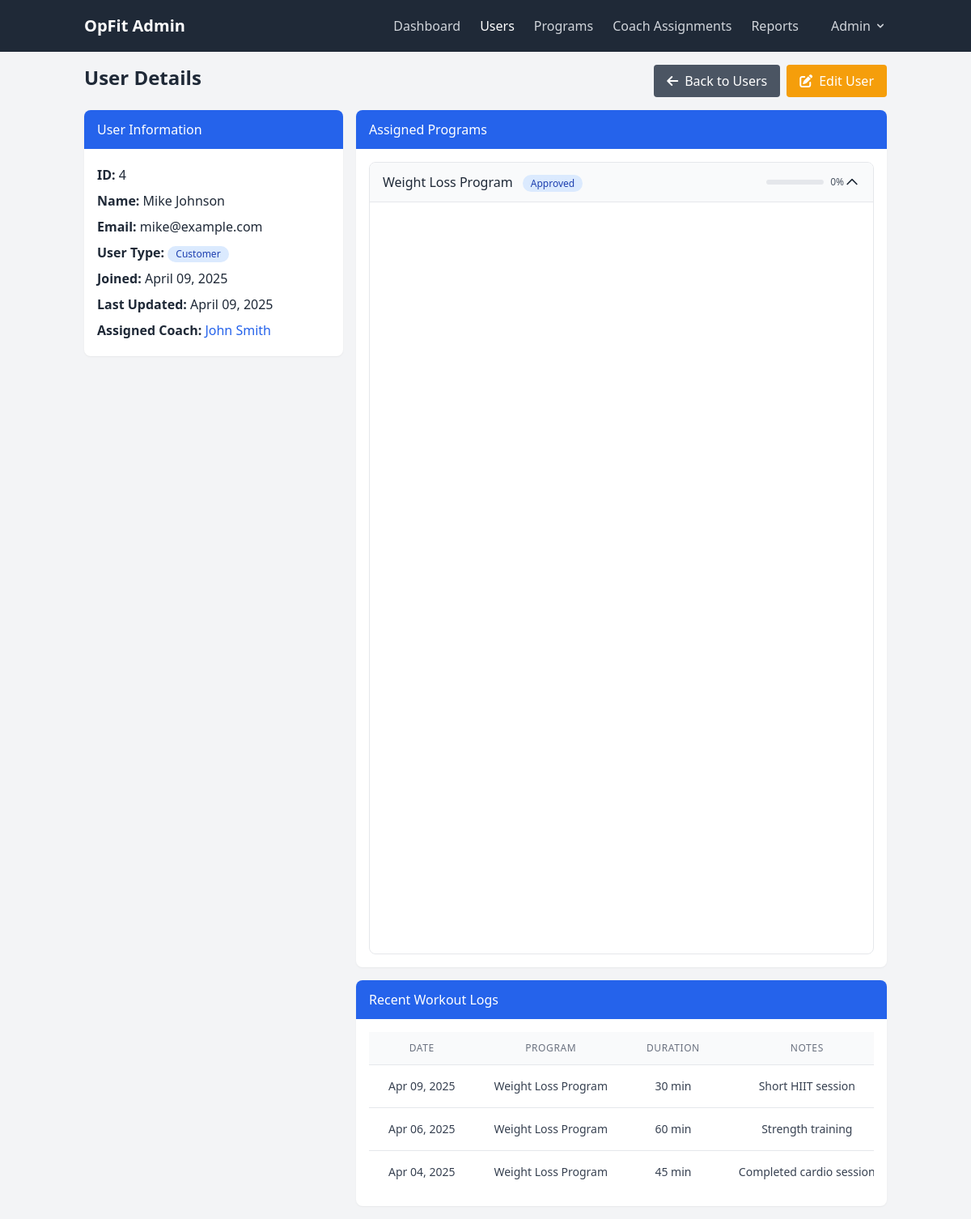
The app's page /admin/user_details.php?id=4 (signed in) with its own data.
### tables this page shows
CREATE TABLE IF NOT EXISTS users (
    id INT AUTO_INCREMENT PRIMARY KEY,
    name VARCHAR(100) NOT NULL,
    email VARCHAR(100) NOT NULL UNIQUE,
    password VARCHAR(255) NOT NULL,
    user_type ENUM('customer', 'coach', 'admin') NOT NULL,
    created_at TIMESTAMP DEFAULT CURRENT_TIMESTAMP,
    updated_at TIMESTAMP DEFAULT CURRENT_TIMESTAMP ON UPDATE CURRENT_TIMESTAMP
);

CREATE TABLE IF NOT EXISTS customer_programs (
    id INT AUTO_INCREMENT PRIMARY KEY,
    customer_id INT NOT NULL,
    program_id INT NOT NULL,
    status ENUM('pending', 'approved', 'rejected', 'completed') DEFAULT 'pending',
    created_at TIMESTAMP DEFAULT CURRENT_TIMESTAMP,
    updated_at TIMESTAMP DEFAULT CURRENT_TIMESTAMP ON UPDATE CURRENT_TIMESTAMP,
    FOREIGN KEY (customer_id) REFERENCES users(id) ON DELETE CASCADE,
    FOREIGN KEY (program_id) REFERENCES programs(id) ON DELETE CASCADE
);

CREATE TABLE IF NOT EXISTS programs (
    id INT AUTO_INCREMENT PRIMARY KEY,
    name VARCHAR(100) NOT NULL,
    description TEXT,
    difficulty ENUM('beginner', 'intermediate', 'advanced') NOT NULL,
    duration INT NOT NULL COMMENT 'Duration in weeks',
    created_at TIMESTAMP DEFAULT CURRENT_TIMESTAMP,
    updated_at TIMESTAMP DEFAULT CURRENT_TIMESTAMP ON UPDATE CURRENT_TIMESTAMP
);

CREATE TABLE IF NOT EXISTS workout_logs (
    id INT AUTO_INCREMENT PRIMARY KEY,
    customer_id INT NOT NULL,
    program_id INT NOT NULL,
    duration INT COMMENT 'Duration in minutes',
    notes TEXT,
    workout_date DATE NOT NULL,
    created_at TIMESTAMP DEFAULT CURRENT_TIMESTAMP,
    FOREIGN KEY (customer_id) REFERENCES users(id) ON DELETE CASCADE,
    FOREIGN KEY (program_id) REFERENCES programs(id) ON DELETE CASCADE
);

### admin/user_details.php (the view, shortened to what the rows shown need)
<?php
include_once '../includes/db_connect.php';
include_once '../includes/functions.php';
$user_id = (int)$_GET['id'];
$user_query = "SELECT * FROM users WHERE id = $user_id";
$user_result = mysqli_query($conn, $user_query);
$user = mysqli_fetch_assoc($user_result);
if ($user['user_type'] == 'customer') {
    $coach_query = "SELECT u.id, u.name FROM users u
                   JOIN coach_customer cc ON u.id = cc.coach_id
                   WHERE cc.customer_id = $user_id";
    $coach_result = mysqli_query($conn, $coach_query);
    $coach = mysqli_num_rows($coach_result) > 0 ? mysqli_fetch_assoc($coach_result) : null;
    $programs_query = "SELECT p.*, cp.status as program_status, cp.id as assignment_id,
                      cp.created_at as assigned_date
                      FROM programs p
                      JOIN customer_programs cp ON p.id = cp.program_id
                      WHERE cp.customer_id = $user_id
                      ORDER BY cp.created_at DESC";
    $programs_result = mysqli_query($conn, $programs_query);
    $programs = [];
    while ($program = mysqli_fetch_assoc($programs_result)) {
        $program_id = $program['id'];
        $program['steps'] = get_program_steps($program_id);
        $program['step_progress'] = get_step_progress($user_id, $program_id);
        $program['progress_percentage'] = calculate_program_progress($user_id, $program_id);
        $program['pending_approvals'] = count_pending_approval_steps($user_id, $program_id);
        $programs[] = $program;
    }
    $logs_query = "SELECT * FROM workout_logs
                  WHERE customer_id = $user_id
                  ORDER BY workout_date DESC
                  LIMIT 10";
    $logs_result = mysqli_query($conn, $logs_query);
    $workout_logs = [];
    while ($log = mysqli_fetch_assoc($logs_result)) {
        $workout_logs[] = $log;
    }
} else if ($user['user_type'] == 'coach') {
    $customers_query = "SELECT u.id, u.name, u.email, cc.assigned_date
                       FROM users u
                       JOIN coach_customer cc ON u.id = cc.customer_id
                       WHERE cc.coach_id = $user_id
                       ORDER BY cc.assigned_date DESC";
    $customers_result = mysqli_query($conn, $customers_query);
    $customers = [];
    while ($customer = mysqli_fetch_assoc($customers_result)) {
        $customers[] = $customer;
    }
    $pending_query = "SELECT c.name as customer_name, c.id as customer_id,
                     p.name as program_name, p.id as program_id,
                     ps.title as step_title, ps.id as step_id,
                     sp.id as progress_id
                     FROM step_progress sp
                     JOIN users c ON sp.customer_id = c.id
                     JOIN programs p ON sp.program_id = p.id
                     JOIN program_steps ps ON sp.step_id = ps.id
                     JOIN coach_customer cc ON c.id = cc.customer_id
                     WHERE cc.coach_id = $user_id
                     AND sp.status = 'pending_approval'
                     ORDER BY sp.updated_at DESC";
    $pending_result = mysqli_query($conn, $pending_query);
    $pending_approvals = [];
    while ($approval = mysqli_fetch_assoc($pending_result)) {
        $pending_approvals[] = $approval;
    }
}
?>
<!DOCTYPE html>
<html lang="en">
<head>
    <link rel="stylesheet" href="../css/style.css">
    <script src="https://cdn.tailwindcss.com"></script>
    <link rel="stylesheet" href="https://cdnjs.cloudflare.com/ajax/libs/font-awesome/6.0.0-beta3/css/all.min.css">
</head>
<body class="bg-gray-100 text-gray-800">
    <div class="container mx-auto px-4 py-4">
        <div class="flex flex-wrap -mx-2 mb-4">
            <div class="w-full md:w-1/2 px-2">
                <h1 class="text-2xl font-bold">User Details</h1>
            </div>
        </div>
        <div class="flex flex-wrap -mx-2">
            <div class="w-full md:w-1/3 px-2 mb-4">
                <div class="bg-white rounded-lg shadow-sm overflow-hidden mb-4">
                    <div class="p-4">
                        <p class="py-1"><span class="font-semibold">ID:</span> <?php echo $user['id']; ?></p>
                        <p class="py-1"><span class="font-semibold">Name:</span> <?php echo $user['name']; ?></p>
                        <p class="py-1"><span class="font-semibold">Email:</span> <?php echo $user['email']; ?></p>
                        <p class="py-1">
                            <span class="font-semibold">User Type:</span>
                            <?php if ($user['user_type'] == 'customer'): ?>
                                <span class="inline-flex items-center px-2.5 py-0.5 rounded-full text-xs font-medium bg-blue-100 text-blue-800">Customer</span>
                            <?php elseif ($user['user_type'] == 'coach'): ?>
                                <span class="inline-flex items-center px-2.5 py-0.5 rounded-full text-xs font-medium bg-green-100 text-green-800">Coach</span>
                            <?php elseif ($user['user_type'] == 'admin'): ?>
                                <span class="inline-flex items-center px-2.5 py-0.5 rounded-full text-xs font-medium bg-red-100 text-red-800">Admin</span>
                            <?php endif; ?>
                        </p>
                        <p class="py-1"><span class="font-semibold">Joined:</span> <?php echo date('F d, Y', strtotime($user['created_at'])); ?></p>
                        <p class="py-1"><span class="font-semibold">Last Updated:</span> <?php echo date('F d, Y', strtotime($user['updated_at'])); ?></p>
                        <?php if ($user['user_type'] == 'customer' && isset($coach)): ?>
                            <p class="py-1"><span class="font-semibold">Assigned Coach:</span> <a href="user_details.php?id=<?php echo $coach['id']; ?>" class="text-blue-600 hover:text-blue-800"><?php echo $coach['name']; ?></a></p>
                        <?php endif; ?>
                    </div>
                </div>
            </div>
            <div class="w-full md:w-2/3 px-2">
                <?php if ($user['user_type'] == 'customer'): ?>
                    <div class="bg-white rounded-lg shadow-sm overflow-hidden mb-4">
                        <div class="p-4">
                            <?php if (count($programs) > 0): ?>
                                <div class="space-y-2">
                                    <?php foreach ($programs as $index => $program): ?>
                                        <div class="border border-gray-200 rounded-lg overflow-hidden">
                                            <div class="border-b border-gray-200 bg-gray-50" id="heading<?php echo $index; ?>">
                                                <button
                                                    class="flex items-center justify-between w-full px-4 py-3 text-left focus:outline-none"
                                                    data-bs-toggle="collapse"
                                                    data-bs-target="#collapse<?php echo $index; ?>"
                                                    aria-expanded="<?php echo $index === 0 ? 'true' : 'false'; ?>"
                                                    onclick="toggleCollapse('collapse<?php echo $index; ?>')">
                                                    <div class="flex-1 flex items-center">
                                                        <div class="flex-grow">
                                                            <span class="font-medium"><?php echo $program['name']; ?></span>
                                                            <span class="ml-2 <?php
                                                                if ($program['program_status'] == 'completed') echo 'bg-green-100 text-green-800';
                                                                else if ($program['program_status'] == 'approved') echo 'bg-blue-100 text-blue-800';
                                                                else if ($program['program_status'] == 'rejected') echo 'bg-red-100 text-red-800';
                                                                else echo 'bg-gray-100 text-gray-800';
                                                            ?> px-2.5 py-0.5 rounded-full text-xs font-medium">
                                                                <?php echo ucfirst($program['program_status']); ?>
                                                            </span>
                                                        </div>
                                                        <div class="w-24 flex items-center ml-3">
                                                            <div class="w-full bg-gray-200 rounded-full h-1.5 mr-2">
                                                            </div>
                                                            <span class="text-xs text-gray-600"><?php echo $program['progress_percentage']; ?>%</span>
                                                        </div>
                                                    </div>
                                                    <svg class="w-5 h-5 transform transition-transform" fill="none" viewBox="0 0 24 24" stroke="currentColor">
                                                        <path stroke-linecap="round" stroke-linejoin="round" stroke-width="2" d="M19 9l-7 7-7-7"></path>
                                                    </svg>
                                                </button>
                                            </div>
                                        </div>
                                    <?php endforeach; ?>
                                </div>
                            <?php else: ?>
                                <p class="text-gray-500 text-center">No programs assigned to this user.</p>
                            <?php endif; ?>
                        </div>
                    </div>
                    <div class="bg-white rounded-lg shadow-sm overflow-hidden">
                        <div class="p-4">
                            <?php if (isset($workout_logs) && count($workout_logs) > 0): ?>
                                <div class="overflow-x-auto">
                                    <table class="min-w-full divide-y divide-gray-200">
                                        <thead class="bg-gray-50">
                                            <tr>
                                                <th class="px-6 py-3 text-center text-xs font-medium text-gray-500 uppercase tracking-wider">Date</th>
                                                <th class="px-6 py-3 text-center text-xs font-medium text-gray-500 uppercase tracking-wider">Program</th>
                                                <th class="px-6 py-3 text-center text-xs font-medium text-gray-500 uppercase tracking-wider">Duration</th>
                                                <th class="px-6 py-3 text-center text-xs font-medium text-gray-500 uppercase tracking-wider">Notes</th>
                                            </tr>
                                        </thead>
                                        <tbody class="bg-white divide-y divide-gray-200">
                                            <?php foreach ($workout_logs as $log): ?>
                                                <?php
                                                    $program_name_query = "SELECT name FROM programs WHERE id = " . $log['program_id'];
                                                    $program_name_result = mysqli_query($conn, $program_name_query);
                                                    $program_name = mysqli_fetch_assoc($program_name_result)['name'];
                                                ?>
                                                <tr class="hover:bg-gray-50 transition duration-150">
                                                    <td class="px-6 py-4 whitespace-nowrap text-center text-sm text-gray-700"><?php echo date('M d, Y', strtotime($log['workout_date'])); ?></td>
                                                    <td class="px-6 py-4 whitespace-nowrap text-center text-sm text-gray-700"><?php echo $program_name; ?></td>
                                                    <td class="px-6 py-4 whitespace-nowrap text-center text-sm text-gray-700"><?php echo $log['duration']; ?> min</td>
                                                    <td class="px-6 py-4 whitespace-nowrap text-center text-sm text-gray-700"><?php echo $log['notes'] ? $log['notes'] : '-'; ?></td>
                                                </tr>
                                            <?php endforeach; ?>
                                        </tbody>
                                    </table>
                                </div>
                            <?php else: ?>
                                <p class="text-gray-500 text-center">No workout logs found for this user.</p>
                            <?php endif; ?>
                        </div>
                    </div>
                <?php endif; ?>
            </div>
        </div>
    </div>
</body>
</html>

### records on screen
users: id "4", name "Mike Johnson", email "mike@example.com", created_at "April 09, 2025", updated_at "April 09, 2025"
users: name "John Smith"
customer_programs: program.name "Weight Loss Program", status "Approved", progress_percentage "0"
workout_logs: workout_date "Apr 09, 2025", program.name "Weight Loss Program", duration "30", notes "Short HIIT session"
workout_logs: workout_date "Apr 06, 2025", program.name "Weight Loss Program", duration "60", notes "Strength training"
workout_logs: workout_date "Apr 04, 2025", program.name "Weight Loss Program", duration "45", notes "Completed cardio…"

### other values on screen
$admin_name "Admin"
